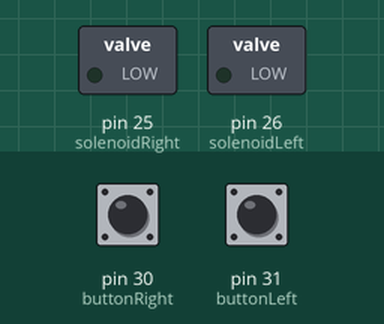
Bench run of a sketch on a simulated Arduino Mega 2560, built with avr-gcc and run on an emulated ATmega2560. Shown: switched loads named in the sketch (green lamp = pin HIGH). The test bench sets the inputs (shaded band); at power-on: pin 30 (buttonRight) LOW, pin 31 (buttonLeft) LOW. What the sketch prints to the serial monitor is not drawn.

Above: at 1.2 s.
1.3 s: pin 30 (buttonRight) pulled HIGH for 0.15 s
At 1.38 s:
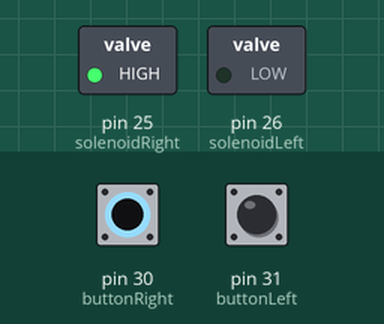
2.9 s: pin 31 (buttonLeft) pulled HIGH for 0.15 s
At 2.98 s:
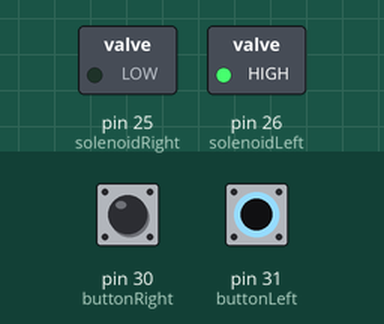
4.5 s: pin 31 (buttonLeft) pulled HIGH for 3.2 s
At 8.5 s:
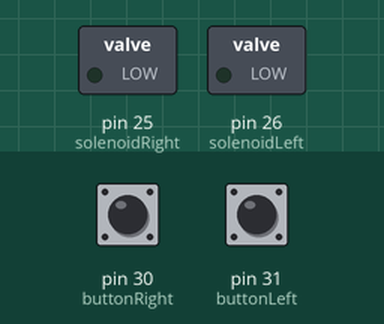
9.2 s: pin 30 (buttonRight) pulled HIGH for 3.2 s
At 9.7 s:
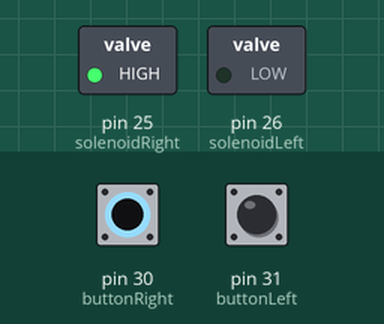
13.9 s: pin 30 (buttonRight) driven HIGH and pin 31 (buttonLeft) driven HIGH
At 14.4 s:
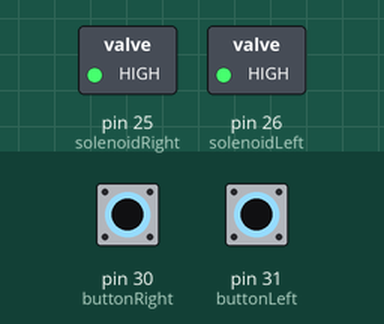
Timing chart, 0 to 16.4 s (numbered marks = the images above; inputs shaded):
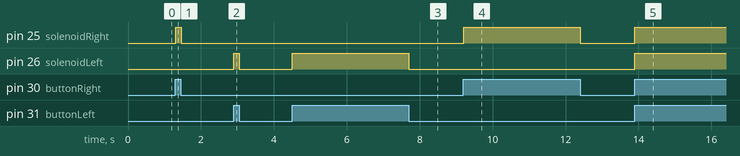

Measured:
- after the input at 1.3 s, pin 25 (solenoidRight): LOW → HIGH at once, → LOW 0.15 s later
- after the input at 2.9 s, pin 26 (solenoidLeft): LOW → HIGH at once, → LOW 0.15 s later
- after the input at 4.5 s, pin 26 (solenoidLeft): LOW → HIGH at once, → LOW 3.2 s later
- after the input at 9.2 s, pin 25 (solenoidRight): LOW → HIGH at once, → LOW 3.2 s later
- after the input at 13.9 s, pin 25 (solenoidRight), pin 26 (solenoidLeft): LOW → HIGH at once

The sketch:

Flipper_Test_Code.ino
```cpp
const int solenoidLeft = 26;//flipper left blue wire
const int solenoidRight = 25;//flipper right blue wire

//button pins
const int buttonRight = 30;//fires right flipper white jumper wire
const int buttonLeft = 31;//fires left flipper green wire

void setup() {
  // put your setup code here, to run once:
  Serial.begin(9600);
  pinMode(solenoidLeft, OUTPUT);
  pinMode(solenoidRight, OUTPUT);

  //button pin setting
  pinMode(buttonRight, INPUT);
  pinMode(buttonLeft, INPUT);


}

void loop() {
  // put your main code here, to run repeatedly:
  int Right = digitalRead(buttonRight);
  int Left = digitalRead(buttonLeft);
  Serial.println(Right);

  if (Right == HIGH)
  {
    digitalWrite(solenoidRight, HIGH);
    //delay(20);
  }
  else
  {
    digitalWrite(solenoidRight, LOW);
  }

  if(Left == HIGH)
  {
    digitalWrite(solenoidLeft, HIGH);
    //delay(20);
  }
  else
  {
    digitalWrite(solenoidLeft, LOW);
  }

}
```
